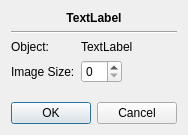
<?xml version="1.0" encoding="UTF-8"?>
<ui version="4.0">
 <class>VolumeObjectParameters</class>
 <widget class="QDialog" name="VolumeObjectParameters">
  <property name="geometry">
   <rect>
    <x>0</x>
    <y>0</y>
    <width>184</width>
    <height>135</height>
   </rect>
  </property>
  <property name="windowTitle">
   <string>Dialog</string>
  </property>
  <layout class="QVBoxLayout" name="verticalLayout">
   <item>
    <widget class="QLabel" name="label_space">
     <property name="font">
      <font>
       <weight>75</weight>
       <bold>true</bold>
      </font>
     </property>
     <property name="text">
      <string>TextLabel</string>
     </property>
     <property name="alignment">
      <set>Qt::AlignCenter</set>
     </property>
    </widget>
   </item>
   <item>
    <widget class="Line" name="line">
     <property name="orientation">
      <enum>Qt::Horizontal</enum>
     </property>
    </widget>
   </item>
   <item>
    <layout class="QHBoxLayout" name="horizontalLayout">
     <item>
      <layout class="QFormLayout" name="formLayout">
       <item row="0" column="0">
        <widget class="QLabel" name="label_2">
         <property name="text">
          <string>Object:</string>
         </property>
        </widget>
       </item>
       <item row="0" column="1">
        <widget class="QLabel" name="label_object">
         <property name="text">
          <string>TextLabel</string>
         </property>
         <property name="alignment">
          <set>Qt::AlignLeading|Qt::AlignLeft|Qt::AlignVCenter</set>
         </property>
        </widget>
       </item>
       <item row="1" column="0">
        <widget class="QLabel" name="label">
         <property name="text">
          <string>Image Size:</string>
         </property>
        </widget>
       </item>
       <item row="1" column="1">
        <layout class="QHBoxLayout" name="horizontalLayout_2">
         <item>
          <widget class="QSpinBox" name="spinBox_image_size"/>
         </item>
         <item>
          <spacer name="horizontalSpacer_2">
           <property name="orientation">
            <enum>Qt::Horizontal</enum>
           </property>
           <property name="sizeHint" stdset="0">
            <size>
             <width>40</width>
             <height>20</height>
            </size>
           </property>
          </spacer>
         </item>
        </layout>
       </item>
      </layout>
     </item>
     <item>
      <spacer name="horizontalSpacer">
       <property name="orientation">
        <enum>Qt::Horizontal</enum>
       </property>
       <property name="sizeHint" stdset="0">
        <size>
         <width>40</width>
         <height>20</height>
        </size>
       </property>
      </spacer>
     </item>
    </layout>
   </item>
   <item>
    <spacer name="verticalSpacer">
     <property name="orientation">
      <enum>Qt::Vertical</enum>
     </property>
     <property name="sizeHint" stdset="0">
      <size>
       <width>20</width>
       <height>0</height>
      </size>
     </property>
    </spacer>
   </item>
   <item>
    <widget class="QDialogButtonBox" name="buttonBox">
     <property name="orientation">
      <enum>Qt::Horizontal</enum>
     </property>
     <property name="standardButtons">
      <set>QDialogButtonBox::Cancel|QDialogButtonBox::Ok</set>
     </property>
     <property name="centerButtons">
      <bool>true</bool>
     </property>
    </widget>
   </item>
  </layout>
 </widget>
 <resources/>
 <connections>
  <connection>
   <sender>buttonBox</sender>
   <signal>accepted()</signal>
   <receiver>VolumeObjectParameters</receiver>
   <slot>accept()</slot>
   <hints>
    <hint type="sourcelabel">
     <x>248</x>
     <y>254</y>
    </hint>
    <hint type="destinationlabel">
     <x>157</x>
     <y>274</y>
    </hint>
   </hints>
  </connection>
  <connection>
   <sender>buttonBox</sender>
   <signal>rejected()</signal>
   <receiver>VolumeObjectParameters</receiver>
   <slot>reject()</slot>
   <hints>
    <hint type="sourcelabel">
     <x>316</x>
     <y>260</y>
    </hint>
    <hint type="destinationlabel">
     <x>286</x>
     <y>274</y>
    </hint>
   </hints>
  </connection>
 </connections>
</ui>
